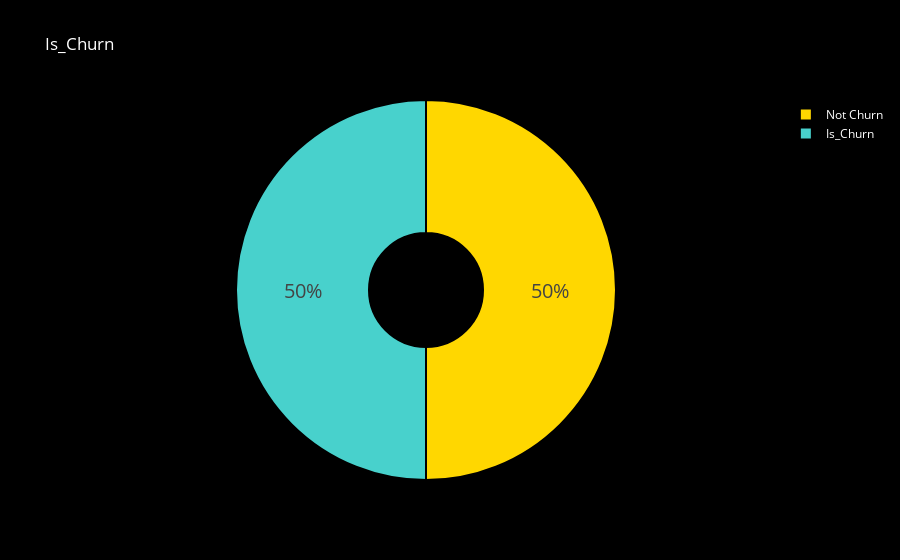

The notebook cell this image was saved under:
### Code cell
train_df =pd.concat([X_train,y_train],axis=1)
colors = ['gold', 'mediumturquoise']
labels = ['Not Churn','Is_Churn']
values = train_df['Is_Churn'].value_counts()/train_df['Is_Churn'].shape[0]
fig = go.Figure(data=[go.Pie(labels = labels,
                             values=values,hole=.3)])
fig.update_traces(hoverinfo='label+percent', textinfo='percent', textfont_size=20,
                  marker=dict(colors=colors, line=dict(color='#000000', width=2)))
fig.update_layout(
    title_text="Is_Churn",
    title_font_color="white",
    legend_title_font_color="yellow",
    paper_bgcolor="black",
    plot_bgcolor='black',
    font_color="white",
)
fig.show()

### Figure 1 — Plotly figure (JSON) as saved in the notebook; plotly's stock layout.template omitted (floating-point values rounded to 4 significant figures)
{"data": [{"hole": 0.3, "hoverinfo": "label+percent", "labels": ["Not Churn", "Is_Churn"], "marker": {"colors": ["gold", "mediumturquoise"], "line": {"color": "#000000", "width": 2}}, "textfont": {"size": 20}, "textinfo": "percent", "type": "pie", "values": [0.5, 0.5]}], "layout": {"font": {"color": "white"}, "legend": {"title": {"font": {"color": "yellow"}}}, "paper_bgcolor": "black", "plot_bgcolor": "black", "title": {"font": {"color": "white"}, "text": "Is_Churn"}}}
